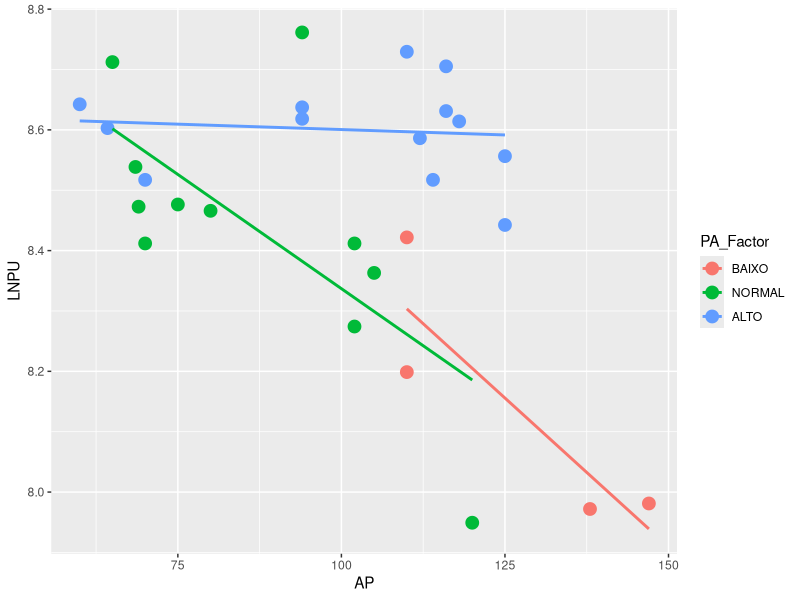
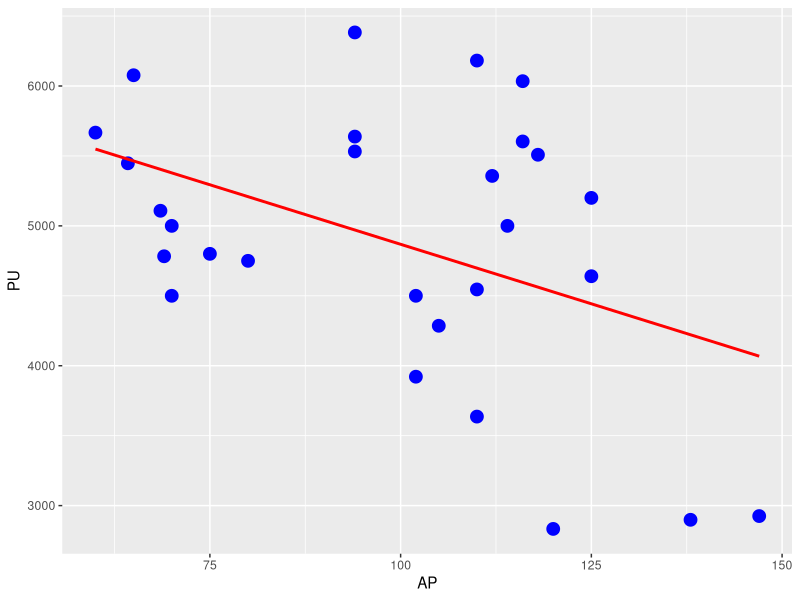
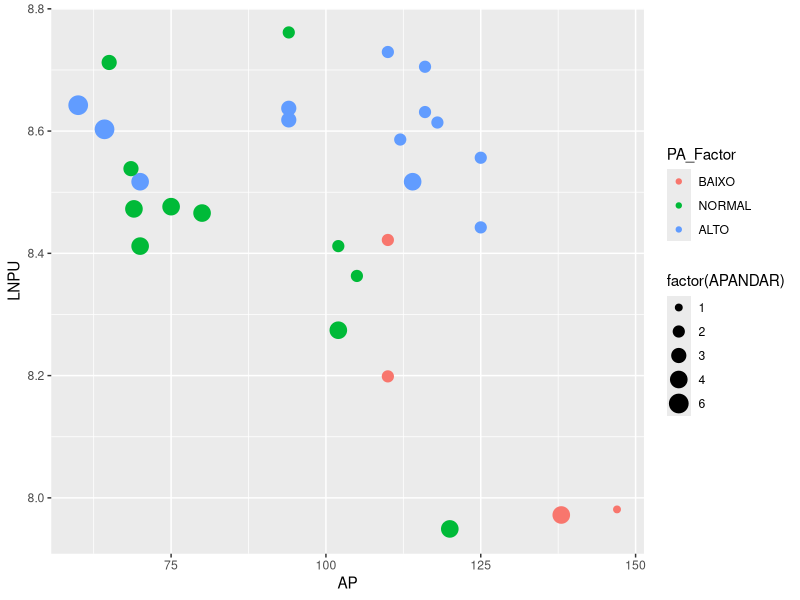
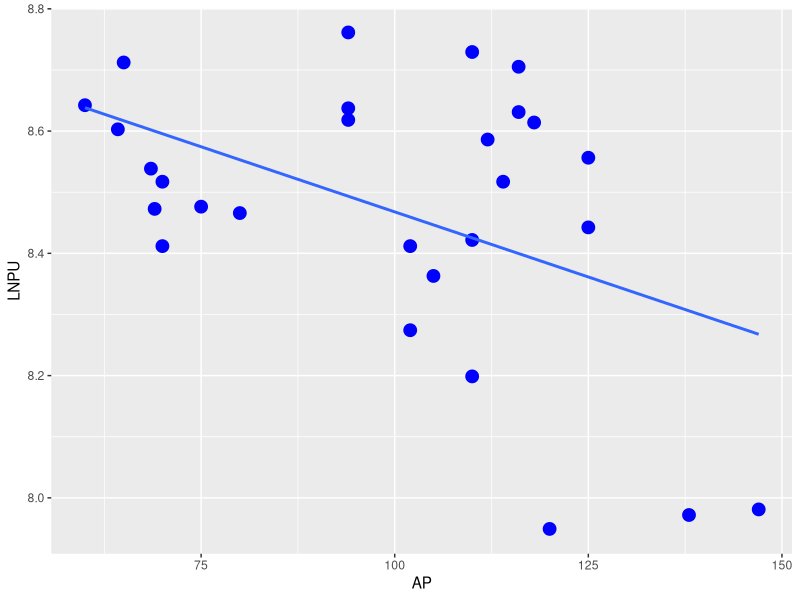
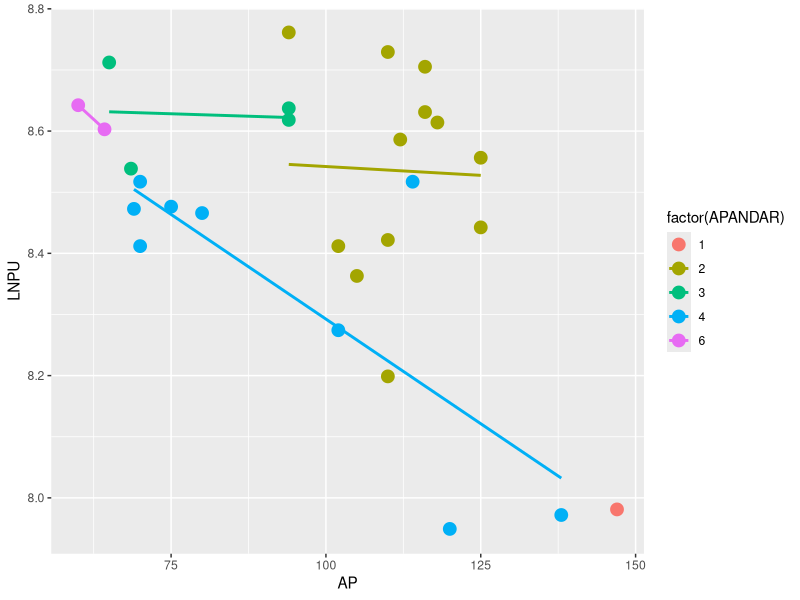
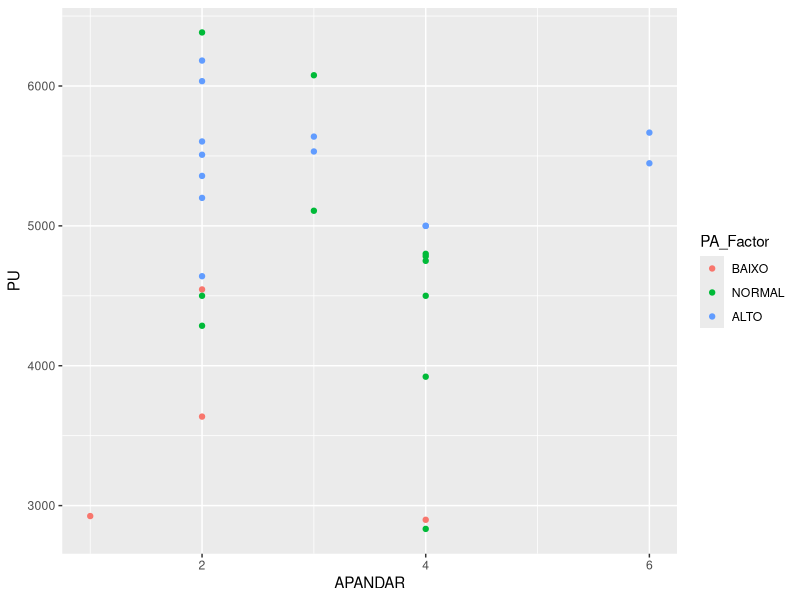
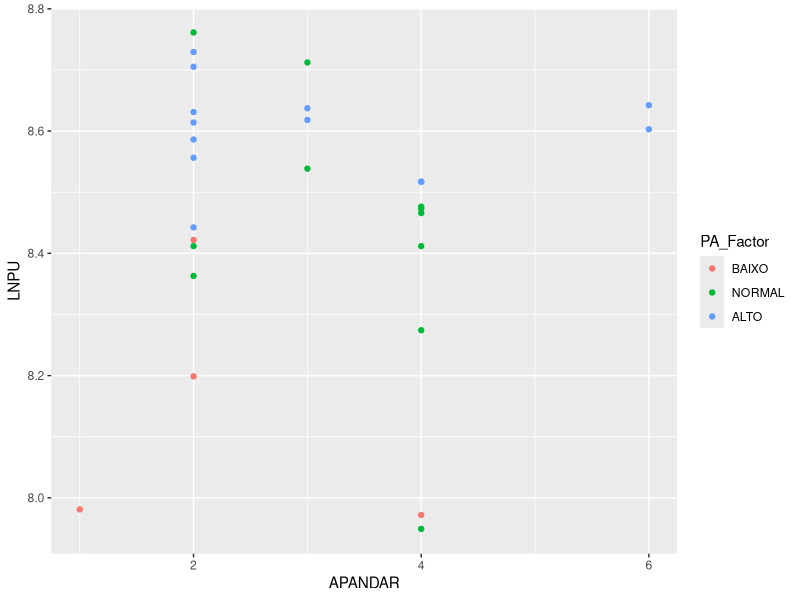
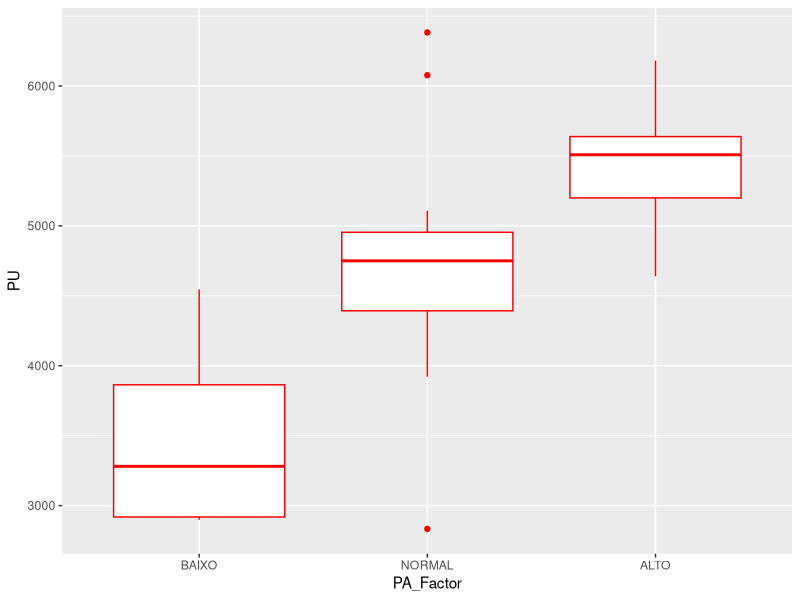

Write the R code that produced these figures, in order.
##############################################################
#  CURSO DE AVALIAÇÃO DE IMÓVEIS POR INFERÊNCIA ESTATÍSTICA	     	

# Prof.: Lutemberg Florencio				     
# Aluno: Luciano Cordeiro Lessa 	       	               		     			 
#							                                 
# EX.: REGRESSÃO LINEAR MÚLTIPLA (COM TRANSFORMAÇÃO)                          
##############################################################

#install.packages('corrplot')
#install.packages('lmtest') #testes RESET, Goldfeld-Quandt, Breusch-Pagan e Koenker 
library(lmtest) 
library(corrplot)
library(ggplot2)

############ MC - Regressão Linear Múltipla

############ 1. Dados Apresentados
setwd('C:\\Users\\luciano\\Avaliação Por Inferência\\Aula 05')
getwd()

df = read.csv('dados.csv', sep = ';')
View(df)
############ 2. Análise Exploratória ##########

############ 2.1 Tratamento dos Dados e Diagrama de Dispersão ##########

# Transformando os dados no tipo certo
df$AP = as.numeric(gsub(",", ".", as.character(df$AP)))
df$PA <- factor(x = df$PA, levels = c("BAIXO", "NORMAL", "ALTO")) # Define Alto = 1, Normal = 2 e Baixo = 3
df$PA_Factor <- df$PA
df$PA <- as.numeric(df$PA)

df$LNPU = log(df$PU)

############ 2.2 Visualizando os Gráficos ##########
ggplot(df, aes(x = AP, y = LNPU, color= PA_Factor)) +
  geom_point(size = 4)+
  geom_smooth(method = lm, se=FALSE)

ggplot(df, aes(x = AP, y = PU)) +
  geom_point(size = 4, color = 'blue')+
  geom_smooth(method = lm, se=FALSE, color = 'red')


ggplot(df, aes(x = AP, y = LNPU, color= PA_Factor, size = factor(APANDAR))) +
  geom_point()

ggplot(df, aes(x = AP, y = LNPU)) +
  geom_point(size = 4, color = 'blue')+
  geom_smooth(method = lm, se=FALSE)

ggplot(df, aes(x = AP, y = LNPU, color= factor(APANDAR))) +
  geom_point(size = 4)+
  geom_smooth(method = lm, se=FALSE)

# ANDAR x PU
ggplot(df, aes(x = APANDAR, y = PU, color= PA_Factor)) +
  geom_point()

ggplot(df, aes(x = APANDAR, y = LNPU, color= PA_Factor)) +
  geom_point()

# PA x PU
ggplot(df, aes(x = PA_Factor, y = PU)) +
  geom_boxplot(color='red')

ggplot(df, aes(x = PA_Factor, y = LNPU)) +
  geom_boxplot()


# COND x PU
ggplot(df, aes(x = COND, y = PU, color= PA_Factor)) +
  geom_point(size = 4)+
  geom_smooth(method = lm, se=FALSE)

ggplot(df, aes(x = COND, y = LNPU, color= PA_Factor)) +
  geom_point(size = 4)+
  geom_smooth(method = lm, se=FALSE)

ggplot(df, aes(x = COND, y = LNPU, color= factor(APANDAR))) +
  geom_point(size = 4)+
  geom_smooth(method = lm, se=FALSE)


ggplot(df, aes(x = COND, y = LNPU)) +
  geom_point(size = 4)+
  geom_smooth(method = lm, se=FALSE)


############ 3. Análise da Regressão ##########
############ 3.1 Análise dos Resultados ##########

attach(df)
modelo = lm(LNPU~AP+APANDAR+PA+COND)

summary(modelo)
desv <- sigma(modelo)

############ 3.2 Análise dos Resíduos ##########
residuo_df <- data.frame("LNPU_Observado" = LNPU)
residuo_df$LNPU_Previsto <- predict(modelo, data.frame(AP = AP, APANDAR = APANDAR, PA = PA , COND = COND))
residuo_df$Residuo <- residuo_df$LNPU_Observado - residuo_df$LNPU_Previsto
residuo_df$Residuo_relativo <- residuo_df$Residuo/residuo_df$LNPU_Observado * 100
residuo_df$Residuo_padronizado <- residuo_df$Residuo/desv

perc_1 <- 0
perc_164 <- 0
perc_196 <- 0

for (res in residuo_df$Residuo_padronizado){
  if(res > -1 & res < 1){
    perc_1 <- perc_1 + 1
  }
  if(res > -1.64 & res < 1.64){
    perc_164 <- perc_164 + 1
  }
  if(res > -1.96 & res < 1.96){
    perc_196 <- perc_196 + 1
  }
}
perc_1 <- perc_1/28*100
perc_164 <- perc_164/28*100
perc_196 <- perc_196/28*100

  residuo_df$PU <- df$PU
  residuo_df$VU <- exp(residuo_df$LNPU_Previsto)
  residuo_df$Residuo_estimat <- residuo_df$PU - residuo_df$VU
  residuo_df$Residuo_estimat_relativo <- residuo_df$Residuo_estimat/residuo_df$PU*100

############ 3.3 Gráfico de Aderência ##########
ggplot(residuo_df, aes(x = PU, y = VU)) +
  geom_point(color = 'blue', size = 4)+
  geom_abline(intercept = 0, slope = 1, color = "red", size = 2)+
  labs(x = 'Valores Observados', y = 'Valores Estimados', 
       title = 'GRÁFICO DE ADERÊNCIA')

############ 3.4 Pressupostos ##########

############ 3.4.1 Pressupostos de Normalidade ##########


shapiro.test(residuo_df$Residuo_padronizado)
# Valor-p >10%; portanto não rejeita Ho (hipótese da normalidade dos resíduos)



############ 3.4.2 Pressupostos de Homocedasticidade ##########

# Pressuposto de Homocedasticidade, autocorrelação e pontos atipicos
ggplot(residuo_df, aes(x = LNPU_Previsto, y = Residuo_padronizado)) +
  geom_point(size=4, color = 'blue')+
  geom_hline(yintercept = 0, color= 'black')+
  geom_hline(yintercept = 1, color= 'yellow')+
  geom_hline(yintercept = 1.5, color= 'green')+
  geom_hline(yintercept = 2, color= 'red')+
  geom_hline(yintercept = -1, color= 'yellow')+
  geom_hline(yintercept = -1.5, color = 'green')+
  geom_hline(yintercept = -2, color= 'red')+
  theme_gray()+
  labs(x = 'Valor Estimado', y = 'Resíduo Padronizado')


bptest(modelo, studentize=TRUE) 
# Valor-p >10%; portanto não rejeita Ho (hipótese de homocedasticidade dos resíduos)  

############ 3.4.3 Multicolinearidade ##########

df_corr <- data.frame('AP' = df$AP,'APANDAR' =  df$APANDAR, 'PA' = df$PA, 'COND' = df$COND, 'LNPU' = df$LNPU)

# Multicolinearidade
corrplot(cor(df_corr), method = 'color')
corrplot.mixed(cor(df_corr), lower = 'number', upper = 'color', lower.col = 'black')


############ 3.4.4 Outliers ##########
ggplot(residuo_df, aes(x = LNPU_Previsto, y = Residuo_padronizado)) +
  geom_point(size = 4, color = 'blue')+
  geom_hline(yintercept = 2, color= 'red', size = 2)+
  geom_hline(yintercept = -2, color = 'red', size = 2)+
  labs(x = 'Valor Estimado', y = 'Resíduo Padronizado')		

############ 4. Resultados da Avaliação ##########
############ 4.1 Modelo ##########
# Valor estimado para Luciano
AP_Luciano <- 107
PA_Luciano <- 3 # Alto =1
APANDAR_Luciano <- 4
COND_Luciano <- 800


############ 4.2 Grau de Fundamentação ##########

# PREENCHER TABELA


############ 4.3 Grau de Precisão ##########

# PREENCHER TABELA

############ 4.4 Intervalo de Confiança ##########

exp(predict(modelo, data.frame(AP = AP_Luciano, APANDAR = APANDAR_Luciano, PA = PA_Luciano , COND = COND_Luciano)))

exp(predict(modelo, data.frame(AP = AP_Luciano, APANDAR = APANDAR_Luciano, PA = PA_Luciano , COND = COND_Luciano), 
            interval = "confidence", level =  0.8))








